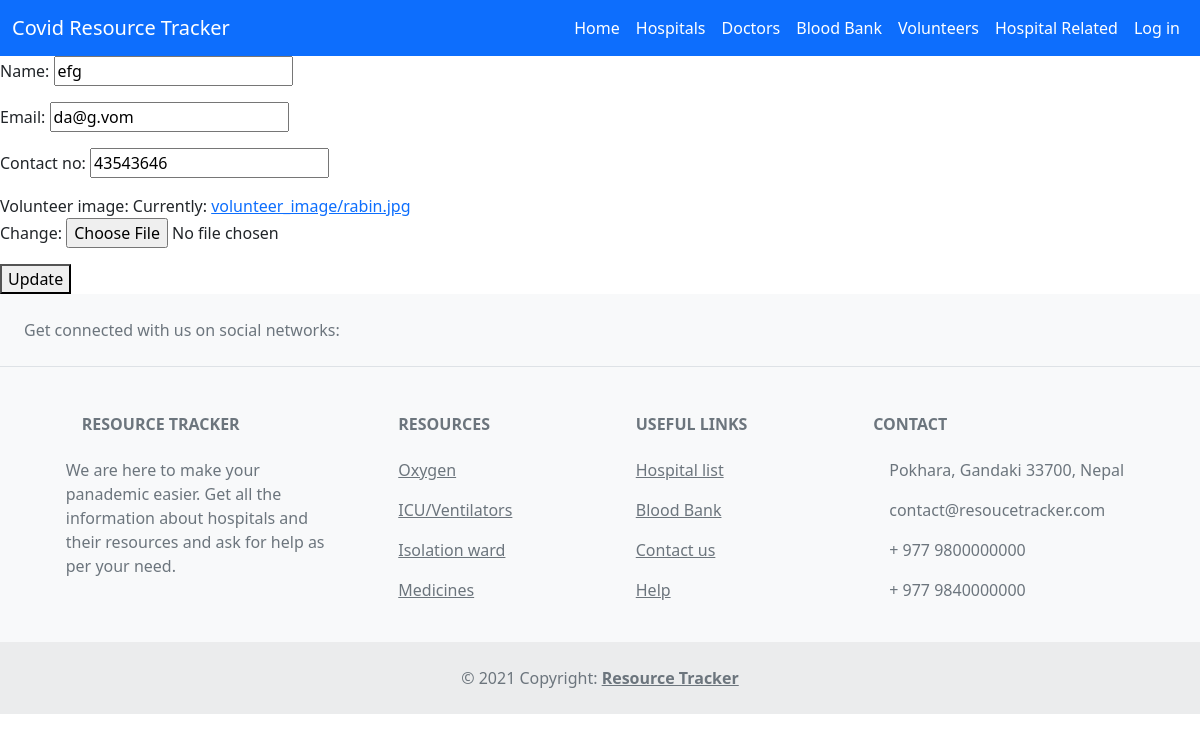
/admin_volunteer_update/1/ (signed in), run on the app's committed database.
### apps/models.py (models this page shows, shortened)
class Volunteer(models.Model):
    hospital = models.ForeignKey(Hospital, on_delete=models.CASCADE)
    name = models.CharField(max_length=255)
    email = models.EmailField()
    contact_no = models.CharField(max_length=10)
    volunteer_image = models.ImageField(upload_to='volunteer_image')

### apps/views.py (the view)
# urls.py: path('admin_volunteer_update/<int:pk>/', admin_volunteer_update, name='admin_volunteer_update'),
@login_required
def admin_volunteer_update(request, pk):
    volunteers = Volunteer.objects.get(id=pk)
    form = VolunteerForm(instance=volunteers)
    if request.method == 'POST':
        form = VolunteerForm(request.POST, instance=volunteers)
        if form.is_valid():
            form.save()
            return redirect('/admin_volunteer_list')
    context = {
        'volunteers': volunteers,
        'form': form,
    }
    return render(request, 'apps/admin_volunteer_update.html', context)

### apps/forms.py
class VolunteerForm(ModelForm):
    class Meta:
        model = Volunteer
        fields = ['name', 'email', 'contact_no', 'volunteer_image']

### apps/templates/apps/admin_volunteer_update.html (shortened to what this page needs)
{% extends 'base.html' %}
{% block content %}
<form action="" method="POST">
    {{ form.as_p }}
    <button type="submit">Update</button>
</form>
{% endblock content %}

### data on the page
Volunteer: name "efg", email "da@g.vom", contact_no "43543646"
